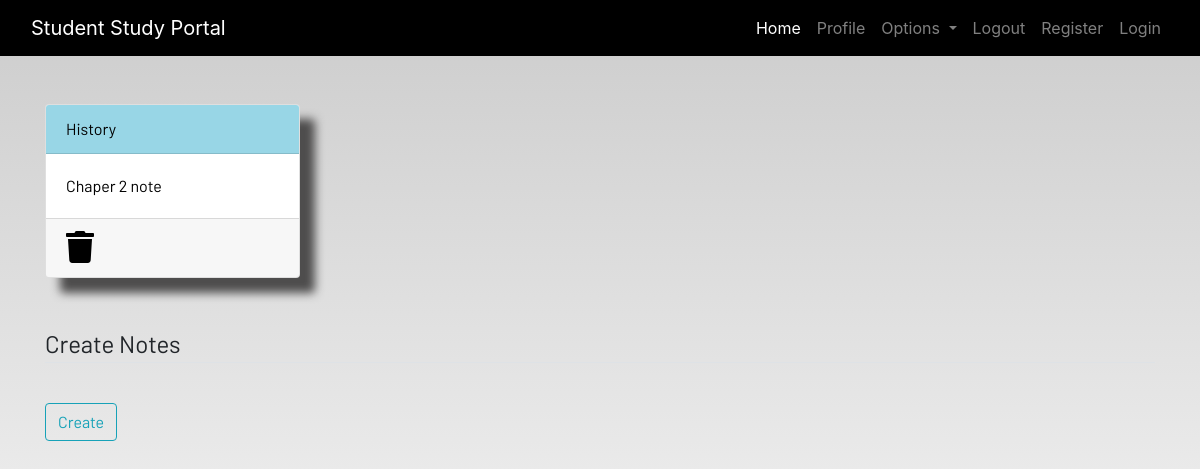
Before: /notes (signed in) with the older database file.
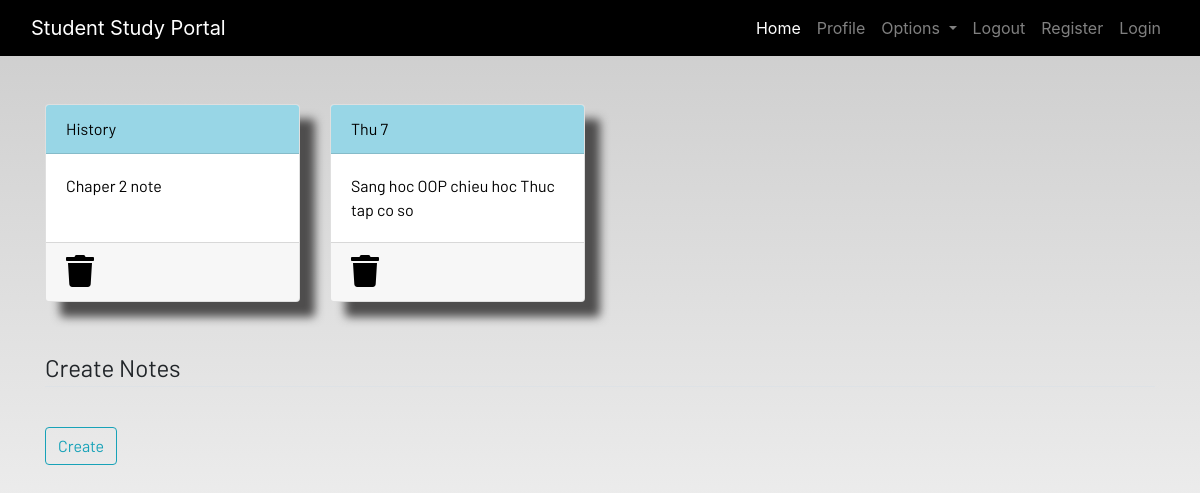
After: the same page with the newer database file.
### dashBoard/models.py (models this page shows, shortened)
class Notes(models.Model):
    user = models.ForeignKey(User,on_delete=models.CASCADE)
    title = models.CharField(max_length=200)
    description = models.TextField()
    class Meta:
        verbose_name = "notes"
        verbose_name_plural = "notes"

### dashBoard/views.py (the view)
# urls.py: path('notes',views.notes,name = "notes")
def notes(request):
    notes = Notes.objects.filter(user = request.user)
    context = {'notes':notes}
    return render(request,'dashboard/notes.html',context)

### dashBoard/templates/dashboard/notes.html
{% extends 'dashboard/base.html' %}
{% load static %}
{% block content %}
<div class="container">
    <div class="row">
        {% for note in notes %}
        <div class="col-md-3">
            <a href="#">
                <div class="card">
                    <div class="card-header">{{note.title}}</div>
                    <div class="card-body">{{note.description}}</div>
                    <div class="card-footer mt-auto "><a href="#">
                        <i class="fa fa-trash fa-2x"></i></a>
                    </div>
                </div>
            </a>
        </div>
        {% endfor %}
        <br><br>
    </div>
</div>
<br><br>
<div class="container">
    <form method="POST">
        <fieldset class="form-group">
            <legend class="border-bottom mb-4">Create Notes</legend>
        </fieldset>
        <div class="form-group">
            <button href="" class="btn btn-outline-info" type="submit">
                Create
            </button>
        </div>
    </form>
</div>
{% endblock content %}

### dashBoard/templates/dashboard/base.html (shortened to what this page needs)
<!DOCTYPE html>
{% load static %}
<html lang="en">
<head>
  <link rel="stylesheet" href="https://stackpath.bootstrapcdn.com/bootstrap/4.3.1/css/bootstrap.min.css"
 />
  <link rel="stylesheet" href="https://use.fontawesome.com/releases/v5.7.2/css/all.css"
 />
  <link rel="stylesheet" href="{% static 'css/main.css' %}" />
</head>
<body>
  <header>
    <nav class="navbar navbar-expand-lg navbar-dark bg-dark">
      <div class="container-fluid">
        <a class="navbar-brand" href="#">Student Study Portal</a>
        <div class="collapse navbar-collapse justify-content-end" id="navbarSupportedContent">
          <ul class="navbar-nav mb-2 mb-lg-0">
            <li class="nav-item">
              <a class="nav-link active" aria-current="page" href="#">Home</a>
            </li>
            <li class="nav-item">
              <a class="nav-link" href="#">Profile</a>
            </li>
            <li class="nav-item dropdown">
              <a class="nav-link dropdown-toggle" href="#" id="navbarDropdown" role="button" data-toggle="dropdown"
                aria-haspopup="true" aria-expanded="false">
                Options
              </a>
            </li>
            <li class="nav-item">
              <a class="nav-link" href="#">Logout</a>
            </li>
            <li class="nav-item">
              <a class="nav-link" href="#">Register</a>
            </li>
            <li class="nav-item">
              <a class="nav-link" href="#">Login</a>
            </li>
          </ul>
        </div>
      </div>
    </nav>
  </header>
  <br /><br />
  <main>
    {% block content %}
    {% endblock content %}
  </main>
</body>
</html>

### static/css/main.css (style rules this page uses)
html { scroll-behavior: smooth; height: 100%; width: 100%; }
main { font-family: Barlow, Quicksand, Rubik, sans-serif, serif, 'Times New Roman', Times, serif !important; }
.navbar { background-color: rgb(0, 0, 0) !important; }
.card { box-shadow: 15px 15px 10px rgb(78, 77, 77); }
a { text-decoration: none !important; color: black; }
.card-header { color: black !important; background: rgb(152, 214, 230) !important; transition: 0.3s ease-in; }
html, body { max-width: 100%; overflow-x: hidden; height: 100%; width: 100%; }
body { background: linear-gradient(rgba(0, 0, 0, 0.2), rgba(255, 255, 255, 0.5)); overflow-x: hidden; background-repeat: no-repeat; }
.card-header { background-color: rgb(133, 204, 231); }
.col-md-3 .card { width: 100%; height: 100%; }
.fa { color: black; }

Changed rows visible on the page:
added Notes: title "Thu 7", description "Sang hoc OOP chieu hoc Thuc tap co so"
